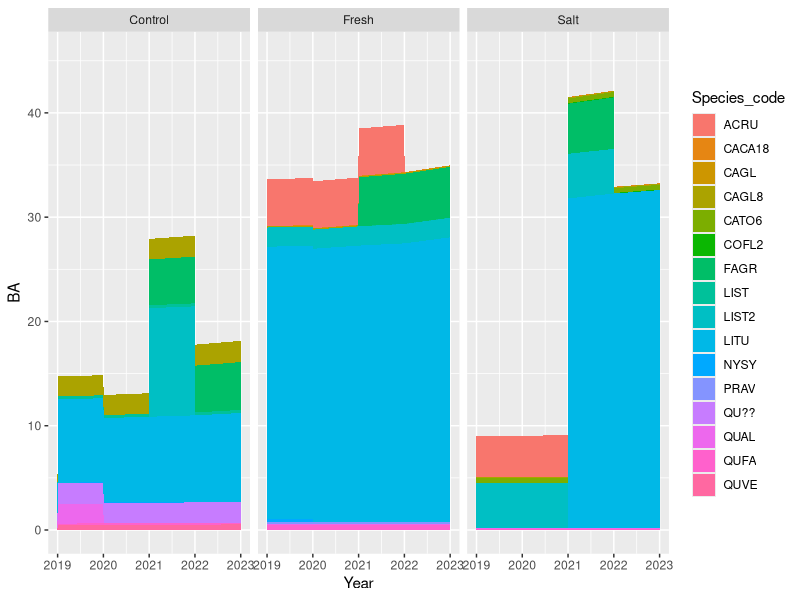
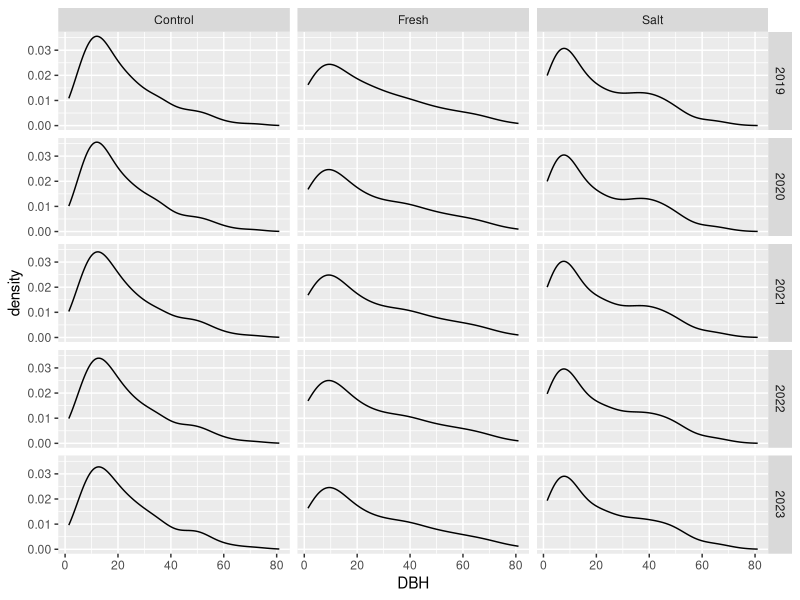
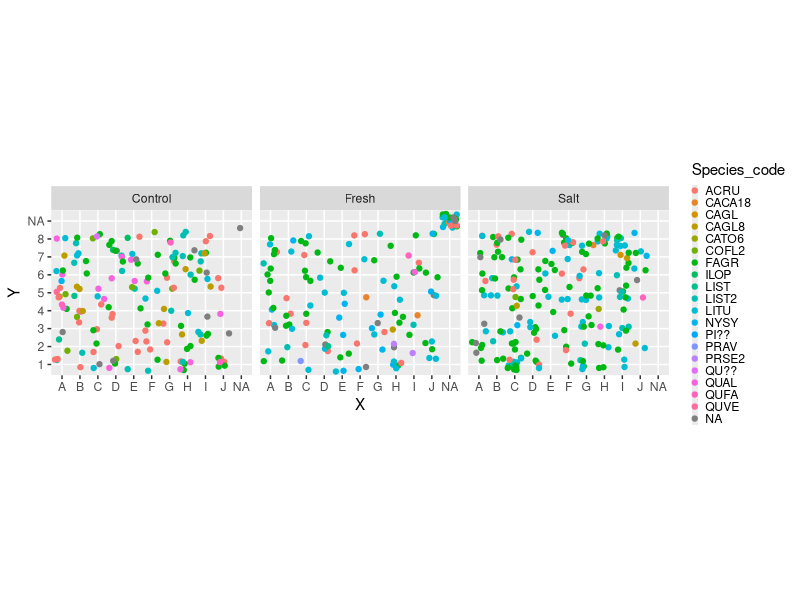

The R source for these figures, in order:
## ---- chunk 1
library(tidyverse)
library(ggplot2)

#knit_print.tibble <- lemon_print

knitr::opts_chunk$set(echo = TRUE, warning = FALSE, message = FALSE, rows.print=20)
## ---- chunk 2
inventory <- read_csv("../Data/tree_inventory/inventory.csv")

#add column to indicate if a specific tree had significant growth fron 2019 to 2020
inventory <- inventory %>%
  mutate(Sig_growth_2020 = abs(DBH_2020-DBH_2019) > 0.5) %>%
  separate(Grid, c("X","Y"), sep=1)
inventory

summary(inventory)
## ---- chunk 3
#used method for pivoting longer multiple columns from https://stackoverflow.com/questions/61367186/pivot-longer-into-multiple-columns

#Take all variables that end in a year and turn it into a categorical variable Type
long_inventory <- inventory %>% 
  filter(In_Plot == TRUE) %>%
  pivot_longer(grep(colnames(inventory), pattern=".*_\\d{4}"), names_pattern = "(.*)_(\\d{4})", names_to = c("Type","Year"), values_to = "val",  values_transform = list(val = as.character), names_transform = list(Year = as.integer))

#Unpack Type into seperate variables
long_inventory <- long_inventory %>% 
  pivot_wider(names_from = Type, values_from=val) %>%
  relocate(c(Tag, Year, Date, Status, Sig_growth, DBH))%>%
  mutate(DBH = as.numeric(DBH), Date = as.Date(Date, format = "%m/%d/%y"), 
         Sig_growth = as.logical(Sig_growth),
         BA = pi*(DBH/200)^2/0.2)

long_inventory
summary(long_inventory)
## ---- chunk 4
#create summary table that displays the number of trees of each species in each plot
summary_table <- inventory %>% 
  group_by(Plot, Species_code) %>% 
  summarize(num_trees = n())
summary_table

Tree_Live <- long_inventory %>% 
  filter(Status == "LI") %>% 
  group_by(Plot, Species_code, Year) %>% summarize(live_trees = n()) %>% 
  pivot_wider(names_from = Year, values_from =live_trees, names_prefix = "Live_Trees_")
Tree_Live

Stem_Live <- long_inventory %>% 
  group_by(Plot, Year) %>% 
  summarize(Alive = length(grep("LI", Status)), Dead = length(grep("D.", Status)))
Stem_Live

Stem_Standing <- long_inventory %>% 
  group_by(Year) %>%
  summarize(Standing = length(grep(".S|LI", Status)), Down = length(grep(".C", Status)))
Stem_Standing

Total_BA <- long_inventory %>% 
  group_by(Plot, Year) %>% 
  summarize(BA = sum(BA, na.rm=TRUE)) %>%
  pivot_wider(names_from = Year, values_from = BA, names_prefix = "BA_")
Total_BA

Mortality_Table <- long_inventory %>% arrange(Year) %>% group_by(Tag) %>% filter(lag(Status) == "LI" & grepl("D.", Status))
Mortality_Table
## ---- chunk 5
BA_graph <- long_inventory %>% 
  group_by(Year, Species_code, Plot) %>% 
  summarize(BA = sum(BA)) %>% 
  ggplot(aes(Year, BA, fill = Species_code)) +
  geom_area() +
  facet_wrap(~Plot)
print(BA_graph)

Diam_Distr <- long_inventory %>% ggplot(aes(DBH)) + geom_density() + facet_grid(Year~Plot)
Diam_Distr

Plot_distr <- inventory %>% ggplot(aes(X,Y, color=Species_code)) + geom_jitter() + facet_wrap(~Plot) + coord_fixed() + theme(legend.key.size = unit(0.01, 'cm'))
Plot_distr
## ---- chunk 6
zombie_trees <- long_inventory %>%
  group_by(Tag) %>%
  filter(!all(sapply(which(Status == "LI"), function(x, y) all(x < y), which(Status != "LI"))))
zombie_trees
## ---- chunk 7
down_trees <- long_inventory %>% 
  group_by(Tag) %>%
  filter(!all(sapply(grep(".S|LI", Status), function(x, y) all(x < y), grep(".C", Status))))
down_trees
## ---- chunk 8
wrong_status <- long_inventory %>%
  group_by(Tag) %>%
  filter(!all(sapply(grep(NA, Status), function(x, y) all(x < y), grep(!NA, Status))) | (!grepl("LI|D[SC]", Status) & !is.na(Status))) %>% 
  select(Tag, Year, Status, Notes)
wrong_status
## ---- chunk 9
bad_DBH <- long_inventory %>% filter(DBH < 1)
bad_DBH
